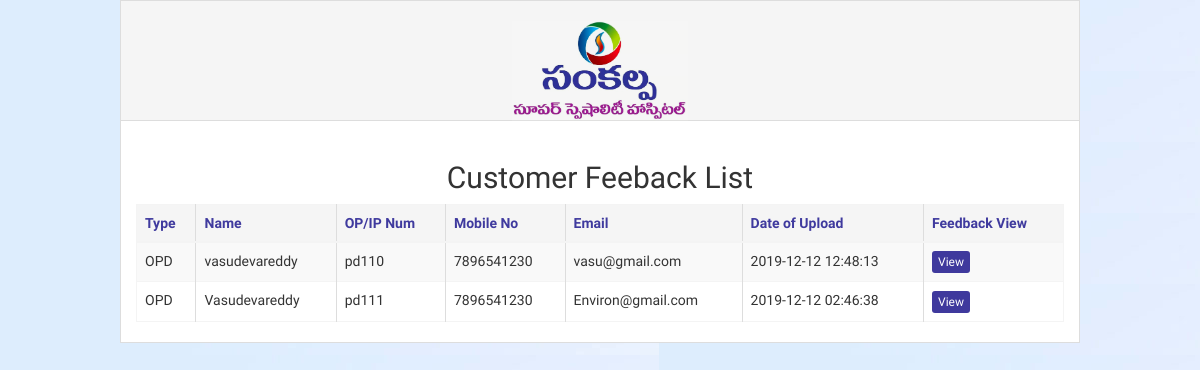
The app's page /index.php/feedback/list_view, older data.
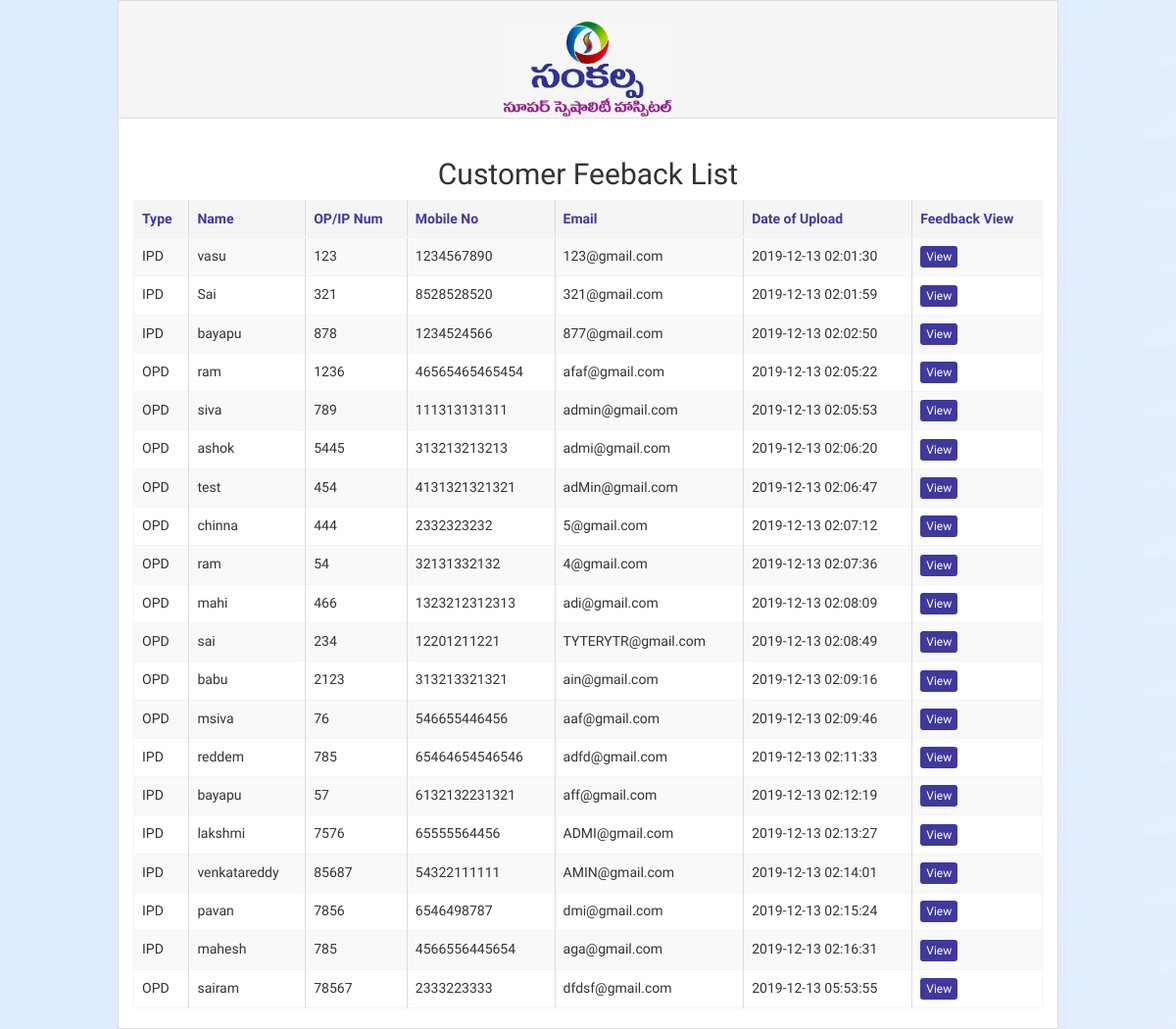
The same page, newer data.
### tables this page shows
CREATE TABLE `feed_back` (
  `f_b_id` int(11) NOT NULL AUTO_INCREMENT,
  `name` varchar(250) DEFAULT NULL,
  `type` varchar(250) DEFAULT NULL,
  `p_no` varchar(250) DEFAULT NULL,
  `email_id` varchar(250) DEFAULT NULL,
  `phone_no` varchar(250) DEFAULT NULL,
  `recommend` varchar(250) DEFAULT NULL,
  `comment` text,
  `created_at` datetime DEFAULT NULL,
  PRIMARY KEY (`f_b_id`)
);

### application/controllers/Feedback.php (called while the page is built, shortened)
<?php
class Feedback extends CI_Controller {
	public function __construct()
	{
		$this->load->helper(array('form', 'url'));
		$this->load->library('form_validation');
		$this->load->library('session');
		$this->load->library('email');
		$this->load->library('user_agent');
		$this->load->helper('directory');
		$this->load->helper('security');
		$this->load->model('Feedback_model');
	}
	public function list_view()
	{
		$data['f_list']=$this->Feedback_model->get_all_feedback_list();
		$this->load->view('html/list_view',$data);
	}
}

### index.php (called while the page is built, shortened)
<?php
require_once BASEPATH.'core/CodeIgniter.php';

### application/models/Feedback_model.php (called while the page is built, shortened)
<?php if ( ! defined('BASEPATH')) exit('No direct script access allowed');
class Feedback_model extends CI_Model
{
	public  function get_all_feedback_list(){
		$this->db->select('fd.*')->from('feed_back as fd');
		return $this->db->get()->result_array();
	}
  }

### application/views/html/list_view.php (the view, shortened to what this page needs)
<!DOCTYPE html>
<html>
<head>
	<link rel="stylesheet" href="<?php echo base_url(); ?>assets/back/css/bootstrap.min.css">
	<link href="<?php echo base_url(); ?>assets/back/css/bootstrapValidator.min.css" rel="stylesheet">
	<link rel="stylesheet" href="https://cdnjs.cloudflare.com/ajax/libs/font-awesome/4.5.0/css/font-awesome.min.css">
	<link rel="stylesheet" href="https://cdnjs.cloudflare.com/ajax/libs/ionicons/2.0.1/css/ionicons.min.css">
	<link rel="stylesheet" href="<?php echo base_url(); ?>assets/back/css/dataTables.bootstrap.css">
	<link rel="stylesheet" href="<?php echo base_url(); ?>assets/back/css/daterangepicker.css">
	<link rel="stylesheet" href="<?php echo base_url(); ?>assets/back/css/datepicker3.css">
	<link rel="stylesheet" href="<?php echo base_url(); ?>assets/back/css/bootstrap-timepicker.min.css">
	<link rel="stylesheet" href="<?php echo base_url(); ?>assets/back/css/bootstrap-colorpicker.min.css">
	<link rel="stylesheet" href="<?php echo base_url(); ?>assets/back/css/select2.min.css">
	<link rel="stylesheet" href="<?php echo base_url(); ?>assets/back/css/custom.css">
	<link rel="stylesheet" href="<?php echo base_url(); ?>assets/back/css/fullcalendar.min.css">
	<link rel="stylesheet" href="<?php echo base_url(); ?>assets/back/css/AdminLTE.min.css">
	<link rel="stylesheet" href="<?php echo base_url(); ?>assets/back/css/skins/_all-skins.min.css">
	<link rel="stylesheet" href="<?php echo base_url(); ?>assets/back/css/style.css">
	<link rel="stylesheet" href="<?php echo base_url(); ?>assets/back/css/blue.css">
	<link rel="stylesheet" href="<?php echo base_url(); ?>assets/back/css/morris.css">
	<link rel="stylesheet" href="<?php echo base_url(); ?>assets/back/css/jquery-jvectormap-1.2.2.css">
	<link rel="stylesheet" href="<?php echo base_url(); ?>assets/back/css/bootstrap3-wysihtml5.min.css">
</head>
<body class="login-bg-feed">
	<div class="" style="display:flex;justify-content: center;">
	<div class="page-container">
		<div  style="background:#f5f5f5;padding:20px;width:100%;height:120px;border-bottom:1px solid #ddd" >
			<a href="<?php echo base_url(''); ?>"><div class="col-md-12 text-center">
				<img style="height:100px;margin:0 auto;" class="img-responsive" src="<?php echo base_url(); ?>assets/back/img/logo.png">
			</div></a>
		</div>
		<div class="clearfix">&nbsp;</div>
		<div class="row">
			<div class="container-fluid" >
			<div class="col-md-12 text-center">
				<h2>Customer Feeback List</h2>
			</div>
			<div class="col-md-12 ">
		<table id="example" class="table table-striped table-bordered" style="width:100%">
        <thead>
            <tr>
                <th>Type</th>
                <th>Name</th>
                <th>OP/IP Num</th>
                <th>Mobile No</th>
                <th>Email</th>
                <th>Date of Upload</th>
                <th>Feedback View</th>
            </tr>
        </thead>
        <tbody>
		<?php if(isset($f_list) && count($f_list)>0){ ?>
			<?php foreach($f_list as $fl){ ?>
				<tr>
					<td><?php echo $fl['type']; ?></td>
					<td><?php echo $fl['name']; ?></td>
					<td><?php echo $fl['p_no']; ?></td>
					<td><?php echo $fl['phone_no']; ?></td>
					<td><?php echo $fl['email_id']; ?></td>
					<td><?php echo $fl['created_at']; ?></td>
					<td><a class="btn btn-primary btn-xs" href="<?php echo base_url('feedback/view/'.base64_encode($fl['f_b_id'])); ?>">View</a></td>
				</tr>
			<?php } ?>
		<?php } ?>
        </tbody>
    </table>
			</div>
			</div>
		</div>
	</div>
	</div>
</body>
</html>

Row changes from the older to the newer data that the page shows:
changed feed_back: type "OPD" → "IPD"; name "vasudevareddy" → "vasu"; p_no "pd110" → "123"; phone_no "7896541230" → "1234567890"; email "vasu@gmail.com" → "123@gmail.com"; created_at "2019-12-12 12:48:13" → "2019-12-13 02:01:30"
changed feed_back: type "OPD" → "IPD"; name "Vasudevareddy" → "Sai"; p_no "pd111" → "321"; phone_no "7896541230" → "8528528520"; email "Environ@gmail.com" → "321@gmail.com"; created_at "2019-12-12 02:46:38" → "2019-12-13 02:01:59"
added feed_back: type "IPD", name "bayapu", p_no "878", phone_no "1234524566", email "877@gmail.com", created_at "2019-12-13 02:02:50"
added feed_back: type "OPD", name "ram", p_no "1236", phone_no "46565465465454", email "afaf@gmail.com", created_at "2019-12-13 02:05:22"
added feed_back: type "OPD", name "siva", p_no "789", phone_no "111313131311", email "admin@gmail.com", created_at "2019-12-13 02:05:53"
added feed_back: type "OPD", name "ashok", p_no "5445", phone_no "313213213213", email "admi@gmail.com", created_at "2019-12-13 02:06:20"
added feed_back: type "OPD", name "test", p_no "454", phone_no "4131321321321", email "adMin@gmail.com", created_at "2019-12-13 02:06:47"
added feed_back: type "OPD", name "chinna", p_no "444", phone_no "2332323232", email "5@gmail.com", created_at "2019-12-13 02:07:12"
added feed_back: type "OPD", name "ram", p_no "54", phone_no "32131332132", email "4@gmail.com", created_at "2019-12-13 02:07:36"
added feed_back: type "OPD", name "mahi", p_no "466", phone_no "1323212312313", email "adi@gmail.com", created_at "2019-12-13 02:08:09"
added feed_back: type "OPD", name "sai", p_no "234", phone_no "12201211221", email "TYTERYTR@gmail.com", created_at "2019-12-13 02:08:49"
added feed_back: type "OPD", name "babu", p_no "2123", phone_no "313213321321", email "ain@gmail.com", created_at "2019-12-13 02:09:16"
added feed_back: type "OPD", name "msiva", p_no "76", phone_no "546655446456", email "aaf@gmail.com", created_at "2019-12-13 02:09:46"
added feed_back: type "IPD", name "reddem", p_no "785", phone_no "65464654546546", email "adfd@gmail.com", created_at "2019-12-13 02:11:33"
added feed_back: type "IPD", name "bayapu", p_no "57", phone_no "6132132231321", email "aff@gmail.com", created_at "2019-12-13 02:12:19"
added feed_back: type "IPD", name "lakshmi", p_no "7576", phone_no "65555564456", email "ADMI@gmail.com", created_at "2019-12-13 02:13:27"
added feed_back: type "IPD", name "venkatareddy", p_no "85687", phone_no "54322111111", email "AMIN@gmail.com", created_at "2019-12-13 02:14:01"
added feed_back: type "IPD", name "pavan", p_no "7856", phone_no "6546498787", email "dmi@gmail.com", created_at "2019-12-13 02:15:24"
added feed_back: type "IPD", name "mahesh", p_no "785", phone_no "4566556445654", email "aga@gmail.com", created_at "2019-12-13 02:16:31"
added feed_back: type "OPD", name "sairam", p_no "78567", phone_no "2333223333", email "dfdsf@gmail.com", created_at "2019-12-13 05:53:55"
